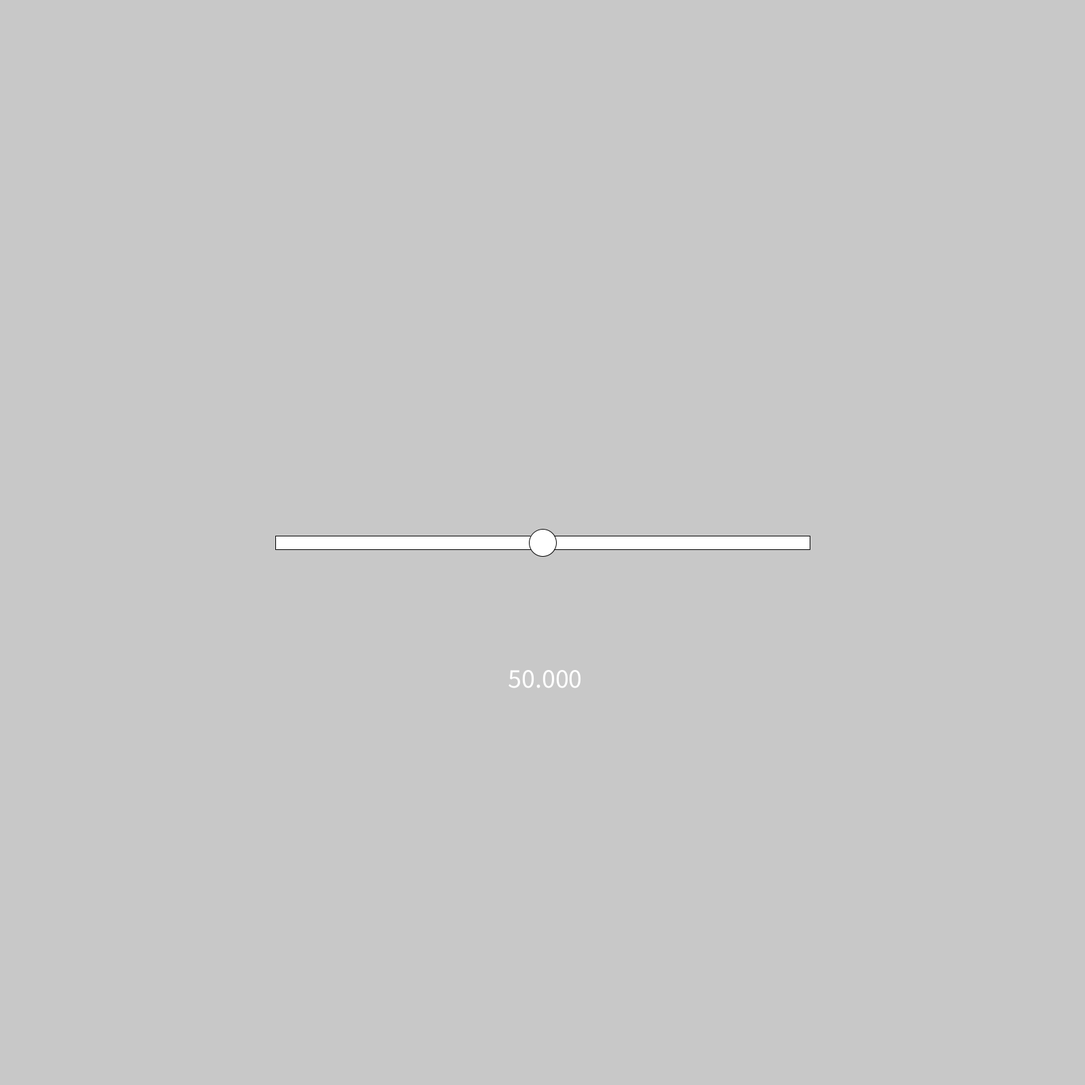
Frame 1 (no input)
Frame 60 (the mouse pressed at the canvas centre just before this capture): identical to frame 1, image omitted
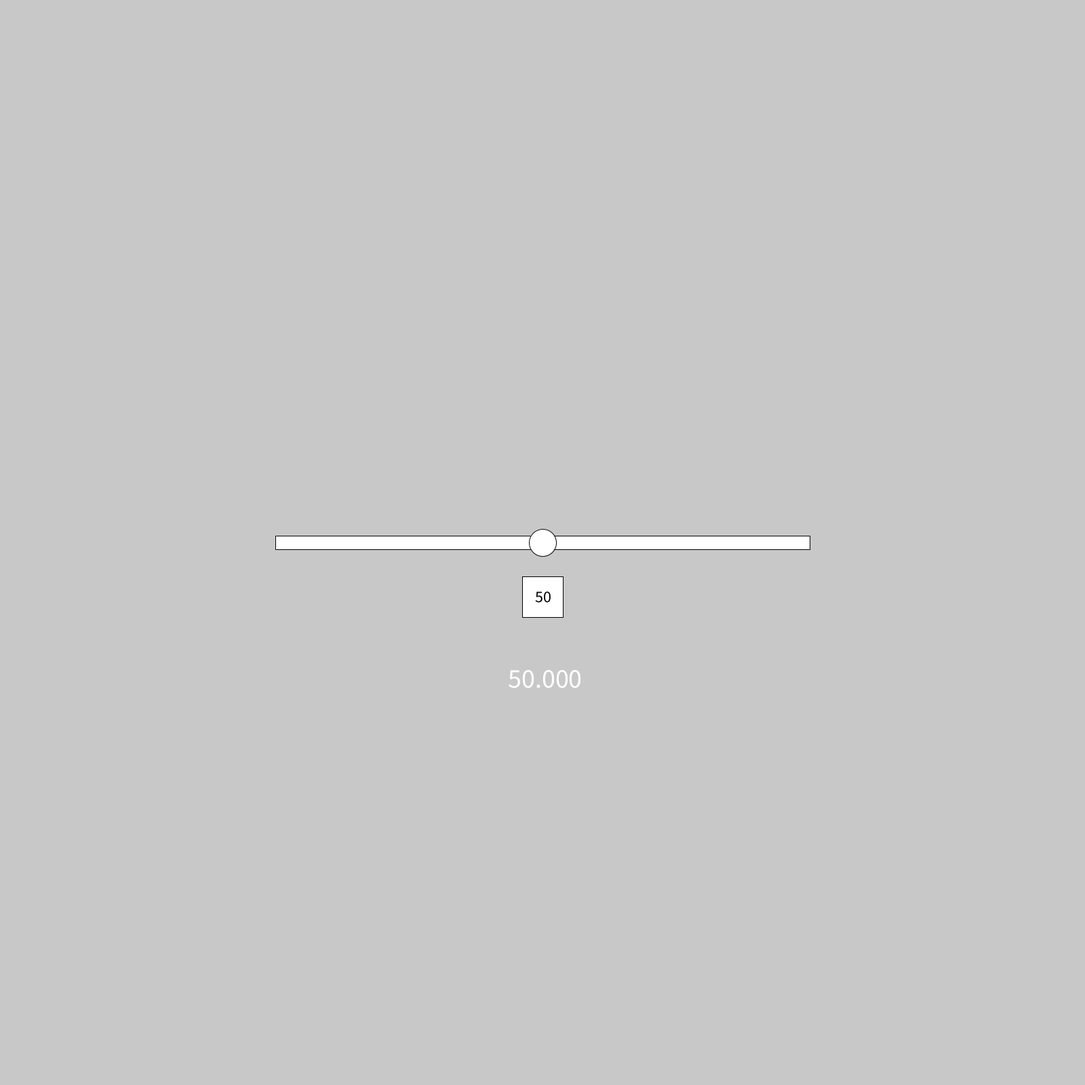
Frame 120 (the mouse held since frame 60 and released just before this capture)

The Processing sketch that drew these frames (run headless with seeded random() and noise(); from frame 60 on, the mouse is pressed at the canvas centre):

// Processing sketch: Slider_Test
// ── Slider_Test.pde
float test;
floatSlider s;
void setup() {
  size(1600, 1600);
  test = 50;
  s = new floatSlider(width/2, height/2, width/2, height/40);
  s.setVar(test, 0, 100);
}

void draw() {
  background(200);
  if (s.mouseOver() || s.held) cursor(HAND);
  else cursor(ARROW);
  s.update();
  s.display();

  test = s.getVar();

  fill(255);
  textSize(40);
  textAlign(CENTER, CENTER);
  text(test, width/2, height*5/8);
}

void mousePressed() {
  if (mouseButton == LEFT) {
    if (s.mouseOver()) s.held = true;
  }
}

void mouseReleased() {
  if (mouseButton == LEFT) {
    s.held = false;
  }
}

class floatSlider {
  float x, y, w, h;
  float min, max;
  float var;
  float sliderpos;
  boolean held = false;
  floatSlider(float x, float y, float w, float h) {
    this.x = x;
    this.y = y;
    this.w = w;
    this.h = h;
  }

  void setVar(float var, float min, float max) {
    this.var = var;
    this.min = min;
    this.max = max;
    this.sliderpos = map(var, min, max, x-w/2, x+w/2);
  }

  float getVar() {
    return var;
  }

  boolean mouseOver() {
    if (dist(mouseX, mouseY, sliderpos, y) <= h) return true;
    else return false;
  }

  void update() {
    if (held) {
      sliderpos = constrain(mouseX, x-w/2, x+w/2);
      var = map(sliderpos, x-w/2, x+w/2, min, max);
    }
  }

  void display() {
    pushMatrix();
    {
      rectMode(CENTER);
      translate(x, y);
      stroke(0);
      fill(255);
      rect(0, 0, w*0.985, h*0.5);
      ellipse(sliderpos-x, 0, h, h);
    }
    popMatrix();

    if (mouseOver() || held) {
      pushMatrix(); 
      {
        rectMode(CENTER);
        translate(sliderpos, y + h*2);
        fill(255);
        stroke(0);
        rect(0, 0, h*1.5, h*1.5);
        fill(0);
        textAlign(CENTER, CENTER);
        textSize(24);
        int roundvar = round(var);
        text(roundvar, 0, 0);
      } 
      popMatrix();
    }
  }
}
